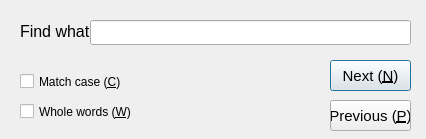
<?xml version="1.0" encoding="UTF-8"?>
<ui version="4.0">
 <class>TextFindDialog</class>
 <widget class="QDialog" name="TextFindDialog">
  <property name="geometry">
   <rect>
    <x>0</x>
    <y>0</y>
    <width>426</width>
    <height>139</height>
   </rect>
  </property>
  <property name="focusPolicy">
   <enum>Qt::StrongFocus</enum>
  </property>
  <property name="windowTitle">
   <string>Dialog</string>
  </property>
  <widget class="QLabel" name="label">
   <property name="geometry">
    <rect>
     <x>20</x>
     <y>21</y>
     <width>71</width>
     <height>21</height>
    </rect>
   </property>
   <property name="font">
    <font>
     <pointsize>12</pointsize>
    </font>
   </property>
   <property name="text">
    <string>Find what</string>
   </property>
  </widget>
  <widget class="QLineEdit" name="lineEdit">
   <property name="geometry">
    <rect>
     <x>90</x>
     <y>20</y>
     <width>321</width>
     <height>25</height>
    </rect>
   </property>
  </widget>
  <widget class="QPushButton" name="btnNext">
   <property name="geometry">
    <rect>
     <x>330</x>
     <y>60</y>
     <width>81</width>
     <height>31</height>
    </rect>
   </property>
   <property name="font">
    <font>
     <pointsize>11</pointsize>
    </font>
   </property>
   <property name="focusPolicy">
    <enum>Qt::StrongFocus</enum>
   </property>
   <property name="text">
    <string>Next (&amp;N)</string>
   </property>
   <property name="shortcut">
    <string>N</string>
   </property>
  </widget>
  <widget class="QPushButton" name="btnPrev">
   <property name="geometry">
    <rect>
     <x>330</x>
     <y>100</y>
     <width>81</width>
     <height>31</height>
    </rect>
   </property>
   <property name="font">
    <font>
     <pointsize>11</pointsize>
    </font>
   </property>
   <property name="focusPolicy">
    <enum>Qt::StrongFocus</enum>
   </property>
   <property name="text">
    <string>Previous (&amp;P)</string>
   </property>
   <property name="shortcut">
    <string>P</string>
   </property>
  </widget>
  <widget class="QCheckBox" name="ckbCaseSensitive">
   <property name="geometry">
    <rect>
     <x>20</x>
     <y>70</y>
     <width>121</width>
     <height>23</height>
    </rect>
   </property>
   <property name="focusPolicy">
    <enum>Qt::StrongFocus</enum>
   </property>
   <property name="text">
    <string>Match case (&amp;C)</string>
   </property>
   <property name="shortcut">
    <string>C</string>
   </property>
  </widget>
  <widget class="QCheckBox" name="ckbWholeWordMatch">
   <property name="geometry">
    <rect>
     <x>20</x>
     <y>100</y>
     <width>121</width>
     <height>23</height>
    </rect>
   </property>
   <property name="focusPolicy">
    <enum>Qt::StrongFocus</enum>
   </property>
   <property name="text">
    <string>Whole words (&amp;W)</string>
   </property>
   <property name="shortcut">
    <string>W</string>
   </property>
  </widget>
 </widget>
 <resources/>
 <connections/>
</ui>
